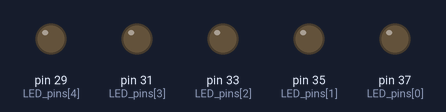
The program below on a simulated Raspberry Pi (header pin numbers). Parts: output pins drawn as LEDs (lit = HIGH). At 32.0 s the program stops and its outputs stay as they are.

Above: at 0.1 s.
At 3.1 s:
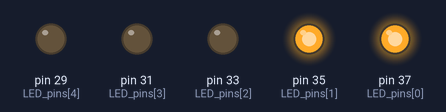
At 7.1 s:
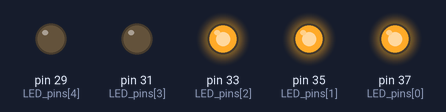
At 15.1 s:
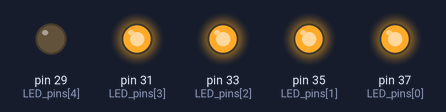
At 23.1 s:
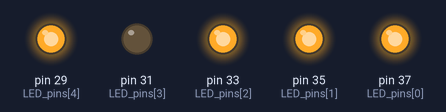
At 31.1 s:
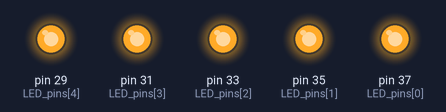
Timing chart, 0 to 32.6 s (numbered marks = the images above):
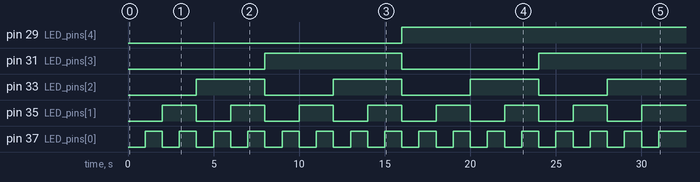

The program:

11.BinaryCounter_5digit_LOOP.py
```python
import RPi.GPIO as GPIO
from time import sleep

LED_pins=[37,35,33,31,29]

on=1
off=0


GPIO.setwarnings(False) #IGNORE WARNING FOR NOW
GPIO.setmode(GPIO.BOARD) #USE PHYSICAL NUMBERING SYSTEM

for pin in LED_pins:
    GPIO.setup(pin,GPIO.OUT,initial =GPIO.LOW)

try:
    for i in range(32):
        for j in range (5):
            GPIO.output(LED_pins[j],(i>>j) & 1)
        sleep(1)


except KeyboardInterrupt:
    GPIO.cleanup()
```

Measured:
- by itself, pin 29 (LED_pins[4]): LOW → HIGH at 16.0 s
- by itself, pin 31 (LED_pins[3]): LOW → HIGH at 8.0 s, → LOW 8.0 s later, → HIGH 8.0 s later
- by itself, pin 33 (LED_pins[2]): alternates HIGH for 4.0 s and LOW for 4.0 s
- by itself, pin 35 (LED_pins[1]): alternates HIGH for 2.0 s and LOW for 2.0 s, 15 changes in all, then stays HIGH
- by itself, pin 37 (LED_pins[0]): alternates HIGH for 1.0 s and LOW for 1.0 s, 31 changes in all, then stays HIGH
